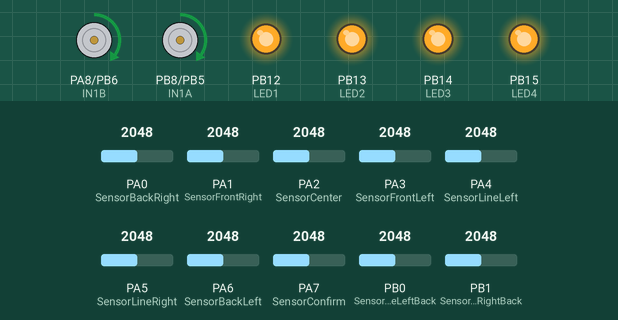
The sketch below on a simulated STM32 Blue Pill. Parts: motor-driver pin pairs drawn as motors (green arrow = first pin HIGH = forward, orange = second pin HIGH = backward, longer = more drive, scaled by the enable pin), output pins drawn as LEDs (lit = HIGH). The inputs (shaded band) are chosen by the test bench; at power-on: PA4 (SensorLineLeft) = 2048, PA0 (SensorBackRight) = 2048, PA1 (SensorFrontRight) = 2048, PA2 (SensorCenter) = 2048, PA3 (SensorFrontLeft) = 2048, PA5 (SensorLineRight) = 2048, PA6 (SensorBackLeft) = 2048, PA7 (SensorConfirm) = 2048, PB0 (SensorLineLeftBack) = 2048, PB1 (SensorLineRightBack) = 2048.

Above: at 6.2 s.
6.3 s: PA4 (SensorLineLeft) set to 527
7.8 s: PA4 (SensorLineLeft) set to 466
At 9.0 s:
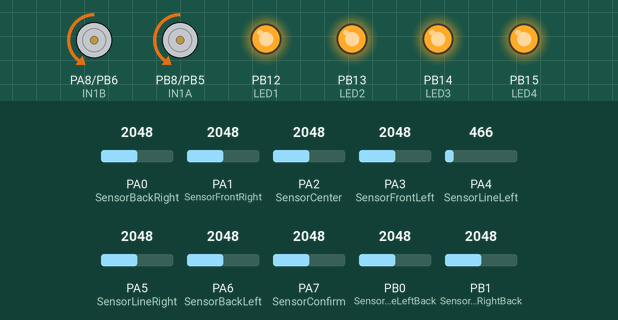
9.3 s: PA4 (SensorLineLeft) set to 540
At 10.3 s:
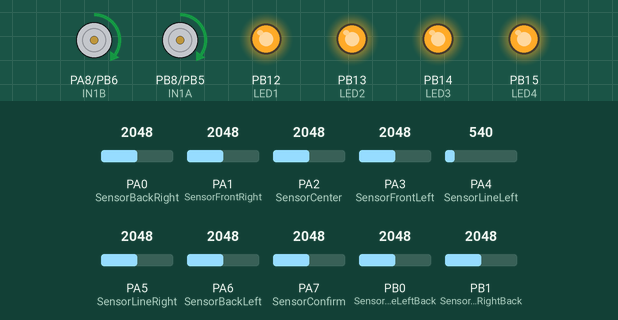
10.8 s: PA4 (SensorLineLeft) set to 460
At 11.3 s:
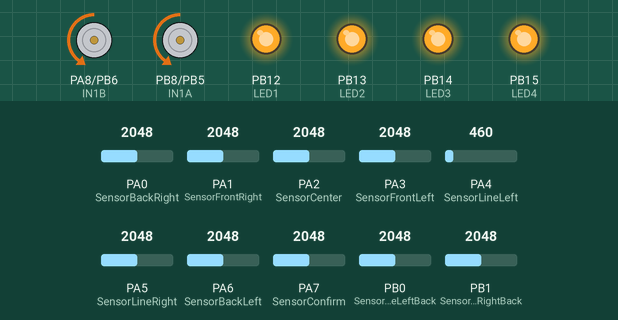
Timing chart, 0 to 13.3 s (numbered marks = the images above; inputs shaded):
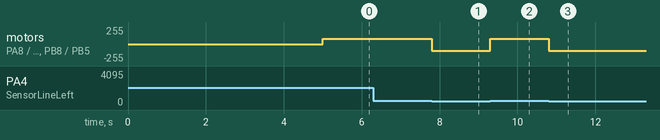

The sketch:

Sumostm32_1KGFS.ino
```cpp
////////// Motor Control /////////////////////////////////////////////////
#define IN1A PB8
#define IN2A PB5
#define ENA PB9

#define IN1B PA8
#define IN2B PB6
#define ENB PB7
///////////////////////////////////////////////////////////////////////////

////////// Distance Sensor เซนเซอร์ค้นหาคู่ต่อสู้ ////////////////////////////////
#define SensorBackRight   0    //PA0
#define SensorFrontRight  1    //PA1
#define SensorCenter      2    //PA2
#define SensorFrontLeft   3    //PA3
#define SensorBackLeft    6    //PA6
#define SensorConfirm     7    //PA7
///////////////////////////////////////////////////////////////////////////

//////////////////// line sensor เซนเซอร์ตรวจจับเส้นขาวดำ ////////////////////
#define SensorLineRight   5           //PA5
#define SensorLineLeft    4           //PA4
#define SensorLineRightBack   PB1     //PB0
#define SensorLineLeftBack    PB0     //PB1
///////////////////////////////////////////////////////////////////////////

////////////////// Digital sensor /////////////////////////////////////////
#define SensorX    PA11    //PA11
///////////////////////////////////////////////////////////////////////////

////////////////// dip switch /////////////////////////////////////////////
#define dipSwitch1 PB11
#define dipSwitch2 PB10
///////////////////////////////////////////////////////////////////////////

////////////////// LED ////////////////////////////////////////////////////
#define LED1 PB12
#define LED2 PB13
#define LED3 PB14
#define LED4 PB15
///////////////////////////////////////////////////////////////////////////

#define Show_Sensor_value true // true = show , false = not show

void setup() {

    Serial.begin(115200);

    // Distance Sensor
    pinMode(SensorBackRight,  INPUT_ANALOG); //กำหนดชนิดการทำงานของ pin นั้นๆ
    pinMode(SensorFrontRight, INPUT_ANALOG);
    pinMode(SensorCenter,     INPUT_ANALOG);
    pinMode(SensorConfirm,   INPUT_ANALOG);
    pinMode(SensorFrontLeft,  INPUT_ANALOG);
    pinMode(SensorBackLeft,   INPUT_ANALOG);
    // line sensor
    pinMode(SensorLineRight,  INPUT_ANALOG);
    pinMode(SensorLineLeft,   INPUT_ANALOG);
    pinMode(SensorLineRightBack, INPUT_ANALOG);
    pinMode(SensorLineLeftBack, INPUT_ANALOG);
    // Motor
    pinMode(IN1A, OUTPUT);
    pinMode(IN2A, OUTPUT);
    pinMode(IN1B, OUTPUT);
    pinMode(IN2B, OUTPUT);
    pinMode(ENA, PWM);
    pinMode(ENB, PWM);
    // LED
    pinMode(LED1, OUTPUT);
    pinMode(LED2, OUTPUT);
    pinMode(LED3, OUTPUT);
    pinMode(LED4, OUTPUT);
    // LED ON
    digitalWrite(PB12, HIGH);
    digitalWrite(PB13, HIGH);
    digitalWrite(PB14, HIGH);
    digitalWrite(PB15, HIGH);
    for(int i = 0; i < 50; i++)
    {
      delay(100);
    }

}

void loop() {

    int BackRight = analogRead(SensorBackRight);
    int FrontRight = analogRead(SensorFrontRight);
    int Center = analogRead(SensorCenter);
    int Confirm = analogRead(SensorConfirm);
    int FrontLeft = analogRead(SensorFrontLeft);
    int BackLeft = analogRead(SensorBackLeft);

    int LineRight   = analogRead(SensorLineRight);
    int LineLeft    = analogRead(SensorLineLeft);
    int LineRightBack   = analogRead(SensorLineRightBack);
    int LineLeftBack    = analogRead(SensorLineLeftBack);

      if(LineRight and LineLeft and LineRightBack and LineLeftBack >=1500){
        forward(80,80);

      }
      if (LineRight and LineLeft <= 500){
        reward(100,100);
        delay(500);
      }

}

void forward(int speedRight, int speedLeft)
{
    analogWrite(ENA, speedRight);
    digitalWrite(IN1A, 1);
    digitalWrite(IN2A, 0);

    analogWrite(ENB, speedLeft);
    digitalWrite(IN1B, 1);
    digitalWrite(IN2B, 0);

}
void reward(int speedRight, int speedLeft)
{
    analogWrite(ENA, speedRight);
    digitalWrite(IN1A, 0);
    digitalWrite(IN2A, 1);

    analogWrite(ENB, speedLeft);
    digitalWrite(IN1B, 0);
    digitalWrite(IN2B, 1);
}
```

Measured:
- the behaviour switches between 501 and 500 on PA4 (SensorLineLeft) (found by bisection; images 0 and 1)
- after the input at 6.3 s, every drawn part: stays the same
- after the input at 7.8 s, motor on PA8 (IN1B) / PB6 (IN2B), motor on PB8 (IN1A) / PB5 (IN2A): forward 80/255 → backward 100/255 at once
- after the input at 9.3 s, motor on PA8 (IN1B) / PB6 (IN2B), motor on PB8 (IN1A) / PB5 (IN2A): backward 100/255 → forward 80/255 at once
- after the input at 10.8 s, motor on PA8 (IN1B) / PB6 (IN2B), motor on PB8 (IN1A) / PB5 (IN2A): forward 80/255 → backward 100/255 at once
